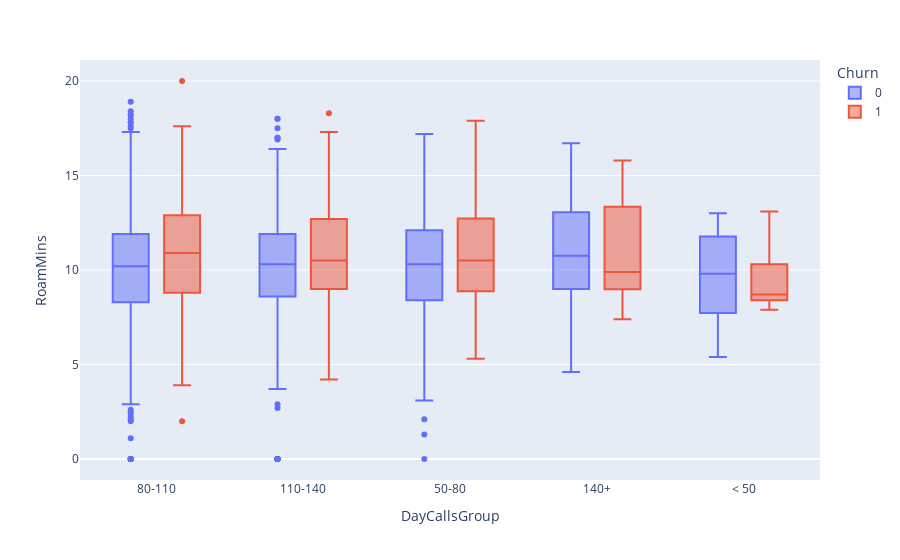

This figure's notebook cell:
### Markdown cell above
* Customers who make more calls in a month have monthly charges is high for churning customers.

### Code cell
# Distibution of RoamMins  for different number of calls
fig = px.box(df, x = 'DayCallsGroup', y = 'RoamMins', color = 'Churn')
fig.show()

### Figure 1 — Plotly figure (JSON) as saved in the notebook; plotly's stock layout.template omitted (floating-point values rounded to 4 significant figures; data arrays with more than 128 entries replaced by an {"elided": "..."} marker saying what was removed)
{"data": [{"alignmentgroup": "True", "hovertemplate": "Churn=0<br>DayCallsGroup=%{x}<br>RoamMins=%{y}<extra></extra>", "legendgroup": "0", "marker": {"color": "#636efa"}, "name": "0", "notched": false, "offsetgroup": "0", "orientation": "v", "showlegend": true, "type": "box", "x": {"elided": "2850 str values"}, "x0": " ", "xaxis": "x", "y": {"elided": "2850 float values"}, "y0": " ", "yaxis": "y"}, {"alignmentgroup": "True", "hovertemplate": "Churn=1<br>DayCallsGroup=%{x}<br>RoamMins=%{y}<extra></extra>", "legendgroup": "1", "marker": {"color": "#EF553B"}, "name": "1", "notched": false, "offsetgroup": "1", "orientation": "v", "showlegend": true, "type": "box", "x": {"elided": "483 str values"}, "x0": " ", "xaxis": "x", "y": {"elided": "483 float values"}, "y0": " ", "yaxis": "y"}], "layout": {"boxmode": "group", "legend": {"title": {"text": "Churn"}, "tracegroupgap": 0}, "margin": {"t": 60}, "xaxis": {"anchor": "y", "domain": [0, 1], "title": {"text": "DayCallsGroup"}}, "yaxis": {"anchor": "x", "domain": [0, 1], "title": {"text": "RoamMins"}}}}
